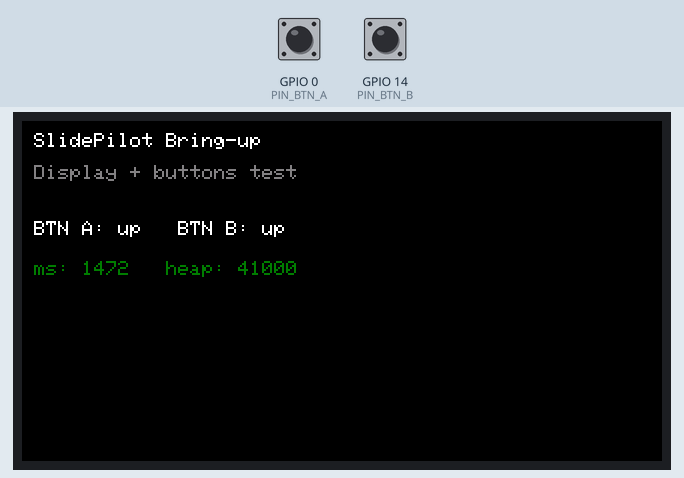
This program was run on a simulated ESP32-S3. On the bench: 320×170 colour display. The test bench sets the inputs (shaded band); at power-on: GPIO 0 (PIN_BTN_A) HIGH, GPIO 14 (PIN_BTN_B) HIGH. What the program prints to the serial monitor is not drawn.

Above: at 1.6 s.
1.7 s: GPIO 0 (PIN_BTN_A) pulled LOW for 0.15 s
At 1.85 s:
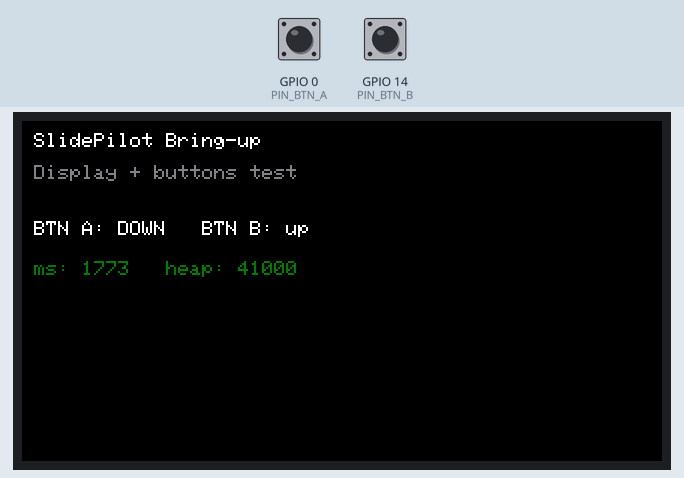
3.7 s: GPIO 14 (PIN_BTN_B) pulled LOW for 0.15 s
At 3.8 s:
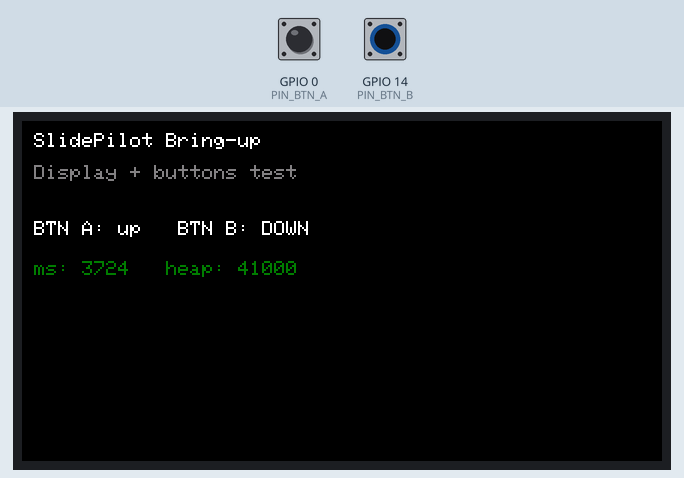
5.3 s: GPIO 0 (PIN_BTN_A) pulled LOW for 1 s
At 5.6 s:
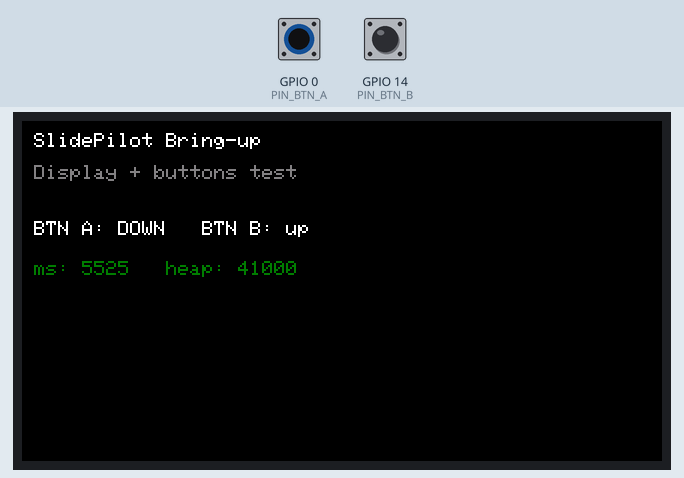
7.8 s: GPIO 14 (PIN_BTN_B) pulled LOW for 1 s
At 8.15 s:
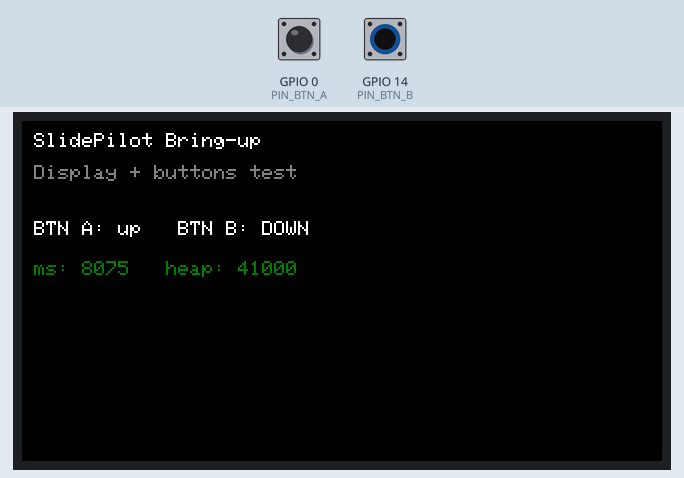

Measured:
- after the input at 1.7 s, the display: changes after 0.08 s (image 1)

The program:

main.cpp
```cpp
#include <Arduino.h>
#include "HW/Display.h"
#include "BoardPins.h"

// Some TFT_* color names vary by graphics library/config.
// Define a sane default for TFT_GRAY if it's missing.
#ifndef TFT_GRAY
  #define TFT_GRAY 0x8410  // 16-bit RGB565 mid-gray
#endif

static void initPins() {
  pinMode(PIN_TFT_POWER, OUTPUT);
  digitalWrite(PIN_TFT_POWER, HIGH);

  pinMode(PIN_BTN_A, INPUT_PULLUP);
  pinMode(PIN_BTN_B, INPUT_PULLUP);
}

static void drawHeader() {
  Display.fillScreen(TFT_BLACK);
  Display.setTextSize(1);
  Display.setTextColor(TFT_WHITE, TFT_BLACK);
  Display.drawString("SlidePilot Bring-up", 6, 6);
  Display.setTextColor(TFT_GRAY, TFT_BLACK);
  Display.drawString("Display + buttons test", 6, 22);
}

void setup() {
  Serial.begin(115200);
  delay(200);

  initPins();

  Display.init();
  Display.setRotation(1); // landscape
  Display.setBrightness(200); // 0..255

  drawHeader();

  Serial.println("SlidePilot bring-up started.");
}

void loop() {
  static uint32_t last = 0;
  if (millis() - last < 150) return;
  last = millis();

  const bool aPressed = (digitalRead(PIN_BTN_A) == LOW);
  const bool bPressed = (digitalRead(PIN_BTN_B) == LOW);

  char line[64];
  snprintf(line, sizeof(line), "BTN A: %s   BTN B: %s", aPressed ? "DOWN" : "up", bPressed ? "DOWN" : "up");

  // Clear a strip and redraw line
  Display.fillRect(0, 50, Display.width(), 16, TFT_BLACK);
  Display.setTextColor(TFT_WHITE, TFT_BLACK);
  Display.drawString(line, 6, 50);

  // Simple heartbeat
  Display.fillRect(0, 70, Display.width(), 10, TFT_BLACK);
  Display.setTextColor(TFT_DARKGREEN, TFT_BLACK);
  snprintf(line, sizeof(line), "ms: %lu   heap: %lu", (unsigned long)millis(), (unsigned long)ESP.getFreeHeap());
  Display.drawString(line, 6, 70);

  Serial.printf("A=%d B=%d\n", aPressed, bPressed);
}
```

BoardPins.h
```cpp
#pragma once

// LilyGO T-Display S3 (AMOLED-less, ST7789 170x320) common pins
// If your board is wired differently, change these.

// Display power / backlight
static constexpr int PIN_TFT_POWER = 15;   // set HIGH to power TFT
static constexpr int PIN_TFT_BL    = 38;   // backlight (HIGH=on)

// Two onboard buttons (often labeled 0 and 14 on T-Display S3)
static constexpr int PIN_BTN_A = 0;
static constexpr int PIN_BTN_B = 14;
```
